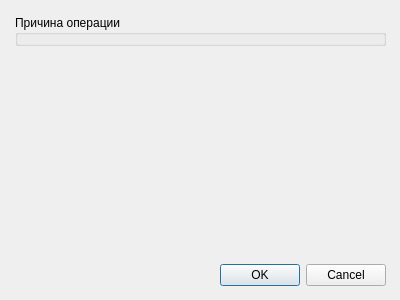
<?xml version="1.0" encoding="UTF-8"?>
<ui version="4.0">
 <class>ReasonWidget</class>
 <widget class="QWidget" name="ReasonWidget">
  <property name="geometry">
   <rect>
    <x>0</x>
    <y>0</y>
    <width>400</width>
    <height>300</height>
   </rect>
  </property>
  <property name="windowTitle">
   <string>Form</string>
  </property>
  <widget class="QWidget" name="verticalLayoutWidget">
   <property name="geometry">
    <rect>
     <x>10</x>
     <y>10</y>
     <width>381</width>
     <height>281</height>
    </rect>
   </property>
   <layout class="QVBoxLayout" name="verticalLayout">
    <property name="leftMargin">
     <number>5</number>
    </property>
    <property name="topMargin">
     <number>5</number>
    </property>
    <property name="rightMargin">
     <number>5</number>
    </property>
    <property name="bottomMargin">
     <number>5</number>
    </property>
    <item>
     <widget class="QGroupBox" name="groupBox">
      <property name="title">
       <string>Причина операции</string>
      </property>
      <widget class="QWidget" name="verticalLayoutWidget_2">
       <property name="geometry">
        <rect>
         <x>0</x>
         <y>10</y>
         <width>371</width>
         <height>181</height>
        </rect>
       </property>
       <layout class="QVBoxLayout" name="lay_RadioBtns">
        <property name="leftMargin">
         <number>5</number>
        </property>
        <property name="topMargin">
         <number>5</number>
        </property>
        <property name="rightMargin">
         <number>5</number>
        </property>
        <property name="bottomMargin">
         <number>5</number>
        </property>
       </layout>
      </widget>
     </widget>
    </item>
    <item>
     <spacer name="verticalSpacer_2">
      <property name="orientation">
       <enum>Qt::Vertical</enum>
      </property>
      <property name="sizeHint" stdset="0">
       <size>
        <width>20</width>
        <height>40</height>
       </size>
      </property>
     </spacer>
    </item>
    <item>
     <widget class="QDialogButtonBox" name="buttonBox">
      <property name="standardButtons">
       <set>QDialogButtonBox::Cancel|QDialogButtonBox::Ok</set>
      </property>
     </widget>
    </item>
   </layout>
  </widget>
 </widget>
 <resources/>
 <connections/>
</ui>
